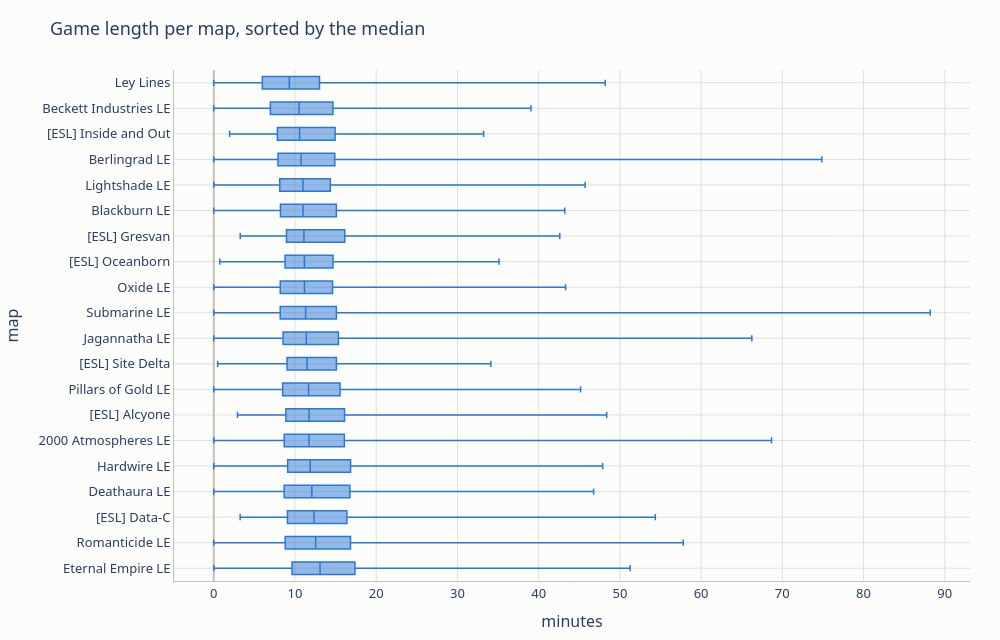

The code cell stored with this chart in its notebook:
### Markdown cell above
## How long the games last on each map

The distribution of the game length per map, as box plots sorted by the median: a map where the
games are short is a map where the early attacks work.

### Code cell
lengths = games.filter(pl.col("title").is_in(MAPS)).select("title", "minutes").collect()
order = maps.sort("median_minutes")["title"].to_list()
fig = px.box(lengths, x="minutes", y="title", orientation="h", category_orders={"title": order}, points=False,
             title="Game length per map, sorted by the median", labels={"title": "map", "minutes": "minutes"}, height=max(450, 24 * len(order) + 160))
fig.update_traces(marker_color=viz.SERIES[0], line_width=1.5)
viz.show(fig, "level_5_game_length")

### Figure 1 — Plotly figure (JSON) as saved in the notebook; plotly's stock layout.template omitted (floating-point values rounded to 4 significant figures; data arrays with more than 128 entries replaced by an {"elided": "..."} marker saying what was removed)
{"data": [{"alignmentgroup": "True", "boxpoints": false, "hovertemplate": "minutes=%{x}<br>map=%{y}<extra></extra>", "legendgroup": "", "line": {"width": 1.5}, "marker": {"color": "#2a78d6"}, "name": "", "notched": false, "offsetgroup": "", "orientation": "h", "showlegend": false, "type": "box", "x": {"elided": "12274 float values"}, "x0": " ", "xaxis": "x", "y": {"elided": "12274 str values"}, "y0": " ", "yaxis": "y"}], "layout": {"boxmode": "group", "font": {"family": "system-ui, -apple-system, Segoe UI, sans-serif", "size": 13}, "height": 640, "legend": {"orientation": "h", "title": {}, "tracegroupgap": 0, "x": 0, "xanchor": "left", "y": 1.02, "yanchor": "bottom"}, "margin": {"b": 50, "l": 60, "r": 30, "t": 70}, "paper_bgcolor": "#fcfcfb", "plot_bgcolor": "#fcfcfb", "title": {"text": "Game length per map, sorted by the median"}, "width": 1000, "xaxis": {"anchor": "y", "domain": [0.0, 1.0], "gridcolor": "#e1e0d9", "linecolor": "#c3c2b7", "title": {"text": "minutes"}, "zerolinecolor": "#c3c2b7"}, "yaxis": {"anchor": "x", "categoryarray": ["Eternal Empire LE", "Romanticide LE", "[ESL] Data-C", "Deathaura LE", "Hardwire LE", "2000 Atmospheres LE", "[ESL] Alcyone", "Pillars of Gold LE", "[ESL] Site Delta", "Jagannatha LE", "Submarine LE", "Oxide LE", "[ESL] Oceanborn", "[ESL] Gresvan", "Blackburn LE", "Lightshade LE", "Berlingrad LE", "[ESL] Inside and Out", "Beckett Industries LE", "Ley Lines"], "categoryorder": "array", "domain": [0.0, 1.0], "gridcolor": "#e1e0d9", "linecolor": "#c3c2b7", "title": {"text": "map"}, "zerolinecolor": "#c3c2b7"}}}
